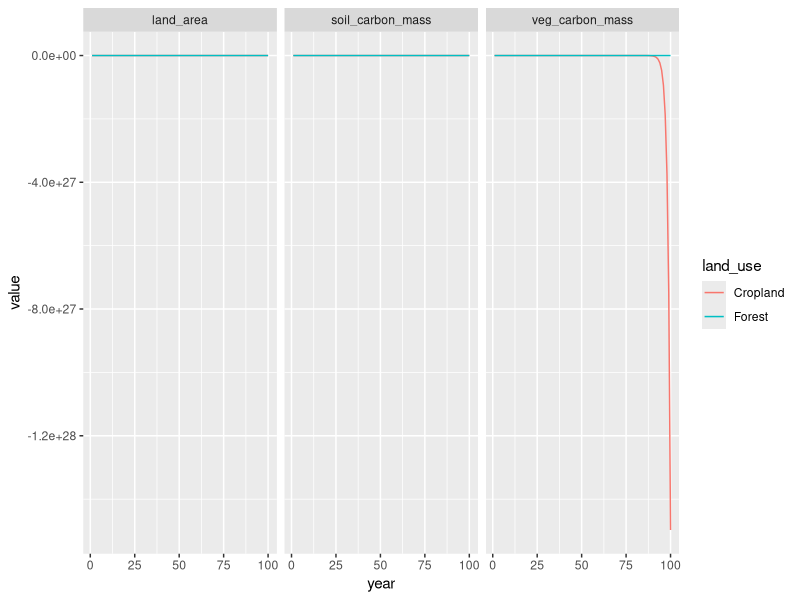

Source code (R):
## ---- chunk 1
library(tidyverse)

knitr::opts_chunk$set(echo = TRUE)
## ---- chunk 2
parameter.df <- tribble(~land_use, 
                        ~soc_steadyState, ~veg_steadyState, 
                        ~veg_matureAge, ~soil_matureAge,
              'Cropland', 7.76, 0.3, 1, 50,
              'Forest', 9.91, 7.72, 50, 50)


inital_conditions <- parameter.df %>%
  select(land_use, 
         soil_carbon_stock = soc_steadyState, veg_carbon_stoc = veg_steadyState) %>%
  mutate(year = 1)

carbon_stocks <- tibble(year = 1:100) %>%
  reframe(land_use = c('Cropland', 'Forest'), 
          .by = year) %>%
  mutate(land_area = case_when(land_use == 'Cropland' & year <= 5 ~ 28.59,
                               land_use == 'Cropland' ~ 29.85,
                               land_use == 'Forest' & year <=5 ~ 8.13,
                               land_use == 'Forest' ~ 6.87),
         elapsedTime = case_when(year <= 5 ~ year,
                                 year < 10 ~ year - 5)) %>%
  #full_join(inital_conditions, by = join_by(year, land_use)) %>% 
  full_join(parameter.df, by = join_by(land_use))
  
 

ans <- carbon_stocks %>%
  filter(year == 1) %>%
  mutate(soil_carbon_mass = land_area * soc_steadyState,
         veg_carbon_mass = land_area * veg_steadyState) 

prior_year <- ans
for(current_year in 2:100){
  
  new_land_area <- carbon_stocks %>%
    filter(year == current_year) %>%
    select(land_use, land_area)
  
  #current_year <- 2
  temp <- prior_year %>% 
    select(-land_area) %>%
    full_join(new_land_area, by = join_by(land_use)) %>%
    mutate(gap_veg = veg_steadyState * land_area - veg_carbon_mass,
           gap_soc = soc_steadyState * land_area  - soil_carbon_mass) %>%
    mutate(emissions_veg = if_else(gap_veg > 0, 
                                   gap_veg ,
                                   gap_veg * (
                                     (1 - exp(-3 *( elapsedTime+1)/veg_matureAge)) -
                                       (1 - exp(-3 *elapsedTime/veg_matureAge)))),
           emissions_soil = gap_soc  * (
                                     (1 - exp(-1 *elapsedTime/(soil_matureAge/10))) -
                                       (1 - exp(-1 * (elapsedTime - 1) /(soil_matureAge/10))))) %>%
    mutate(year = year + 1,
           veg_carbon_mass = veg_carbon_mass - emissions_veg,
           soil_carbon_mass = soil_carbon_mass - emissions_soil)
  
  prior_year <- temp
  
  ans <- ans %>%
    bind_rows(temp)
    
}

## ---- chunk 3
ggplot(ans %>%
         pivot_longer(c(veg_carbon_mass, soil_carbon_mass, land_area), names_to = 'variable')) +
  geom_line(aes(x=year, y = value, color = land_use)) +
  facet_wrap(~variable)
